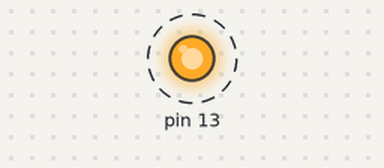
Recording of a sketch running on a simulated Arduino Uno, built with avr-gcc and run on an emulated ATmega328P. On the bench: output pins drawn as LEDs (lit = HIGH). Dashed ring = blinking. What the sketch prints to the serial monitor is not drawn.

Above: at 0.5 s.
Timing chart, 0 to 4.6 s (numbered marks = the images above):
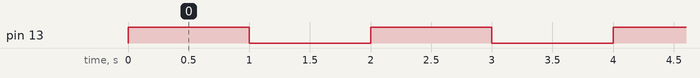

Measured:
- by itself, pin 13: alternates HIGH for 1.0 s and LOW for 1.0 s

The sketch:

SimpleSerialMonitor.ino
```cpp
void setup() {
  // put your setup code here, to run once:
  Serial.begin(9600);

  pinMode(13, OUTPUT);
  digitalWrite(13, LOW);
}

void loop() {
  // put your main code here, to run repeatedly:
  digitalWrite(13, HIGH);
  Serial.print("Pin 13 is: ");
  Serial.println(digitalRead(13));
  delay(1000);
  digitalWrite(13, LOW);
  Serial.print("Pin 13 is: ");
  Serial.println(digitalRead(13));
  delay(1000);
}
```
